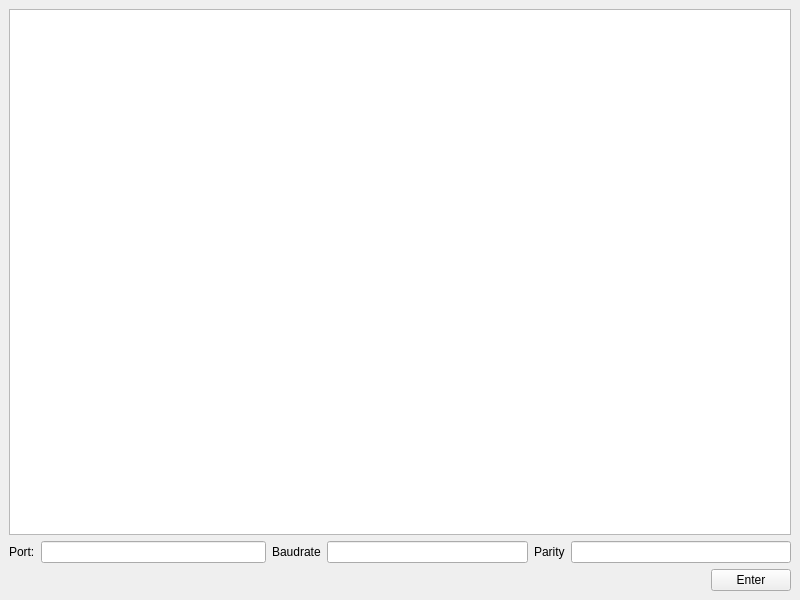
<?xml version="1.0" encoding="UTF-8"?>
<ui version="4.0">
 <class>MainWindow</class>
 <widget class="QMainWindow" name="MainWindow">
  <property name="geometry">
   <rect>
    <x>0</x>
    <y>0</y>
    <width>800</width>
    <height>600</height>
   </rect>
  </property>
  <property name="windowTitle">
   <string>MainWindow</string>
  </property>
  <widget class="QWidget" name="centralwidget">
   <layout class="QVBoxLayout" name="verticalLayout">
    <item>
     <widget class="QTableWidget" name="tableWidget"/>
    </item>
    <item>
     <layout class="QHBoxLayout" name="horizontal_input_container">
      <item>
       <layout class="QHBoxLayout" name="port_box">
        <item>
         <widget class="QLabel" name="port_label">
          <property name="text">
           <string>Port:</string>
          </property>
         </widget>
        </item>
        <item>
         <widget class="QLineEdit" name="port_input"/>
        </item>
       </layout>
      </item>
      <item>
       <layout class="QHBoxLayout" name="baudrate_box">
        <item>
         <widget class="QLabel" name="baudrate_label">
          <property name="text">
           <string>Baudrate</string>
          </property>
         </widget>
        </item>
        <item>
         <widget class="QLineEdit" name="baudrate_input"/>
        </item>
       </layout>
      </item>
      <item>
       <layout class="QHBoxLayout" name="parity_box">
        <item>
         <widget class="QLabel" name="parity_label">
          <property name="text">
           <string>Parity</string>
          </property>
         </widget>
        </item>
        <item>
         <widget class="QLineEdit" name="parity_input"/>
        </item>
       </layout>
      </item>
     </layout>
    </item>
    <item alignment="Qt::AlignRight">
     <widget class="QPushButton" name="enter_button">
      <property name="text">
       <string>Enter</string>
      </property>
     </widget>
    </item>
   </layout>
  </widget>
 </widget>
 <resources/>
 <connections/>
</ui>
